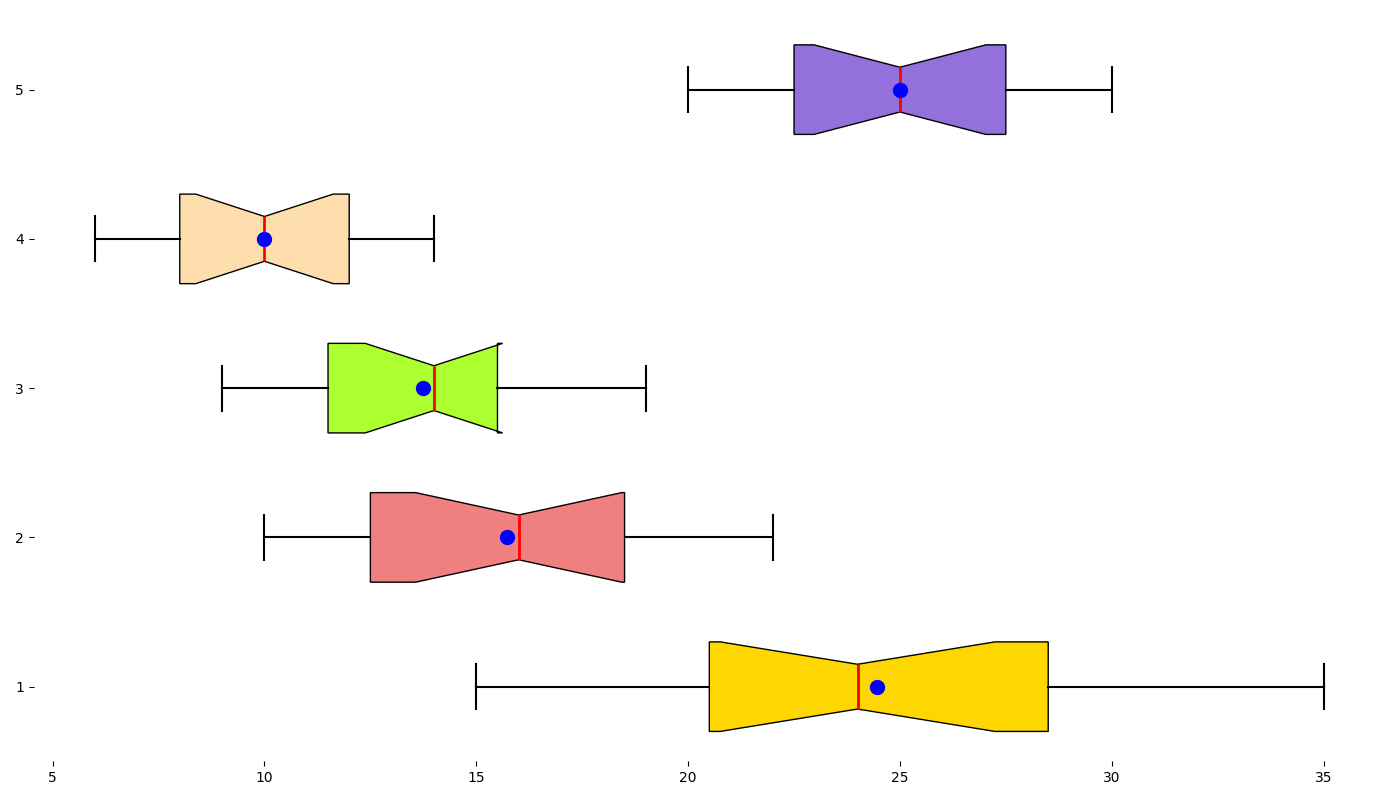

Reproduce this figure in Python.
import matplotlib.pyplot as plt
import numpy as np

vegetables = ['Tomatoes', 'Cucumbers', 'Carrots', 'Peppers', 'Zucchinis']
yields = {
    'Tomatoes': [15, 20, 22, 18, 25, 30, 35, 24, 28, 23, 19, 29, 31, 27, 21],
    'Cucumbers': [10, 15, 12, 18, 11, 17, 14, 20, 21, 16, 13, 19, 22, 10, 18],
    'Carrots': [9, 11, 13, 15, 14, 12, 10, 16, 18, 11, 14, 15, 17, 19, 12],
    'Peppers': [6, 8, 7, 11, 9, 12, 13, 10, 14, 12, 11, 9, 8, 13, 7],
    'Zucchinis': [20, 22, 24, 26, 28, 30, 25, 27, 23, 29, 21, 24, 26, 28, 22]
}

data = [yields[veg] for veg in vegetables]
average_yields = [np.mean(yields[veg]) for veg in vegetables]

fig, ax = plt.subplots(figsize=(14, 8))
box = ax.boxplot(data, patch_artist=True, notch=True, vert=False, positions=range(1, len(vegetables) + 1), widths=0.6)

colors = ['#FFD700', '#F08080', '#ADFF2F', '#FFDEAD', '#9370DB']
for patch, color in zip(box['boxes'], colors):
    patch.set_facecolor(color)
for whisker in box['whiskers']:
    whisker.set(color='black', linestyle='-', linewidth=1.5)
for cap in box['caps']:
    cap.set(color='black', linewidth=1.5)
for median in box['medians']:
    median.set(color='red', linewidth=2)
for flier in box['fliers']:
    flier.set(markerfacecolor='orange', marker='o', markersize=6)

ax.scatter(average_yields, range(1, len(vegetables) + 1), color='blue', s=100, zorder=3)

ax.xaxis.grid(False)
for spine in ax.spines.values():
    spine.set_visible(False)

plt.tight_layout()
plt.show()
